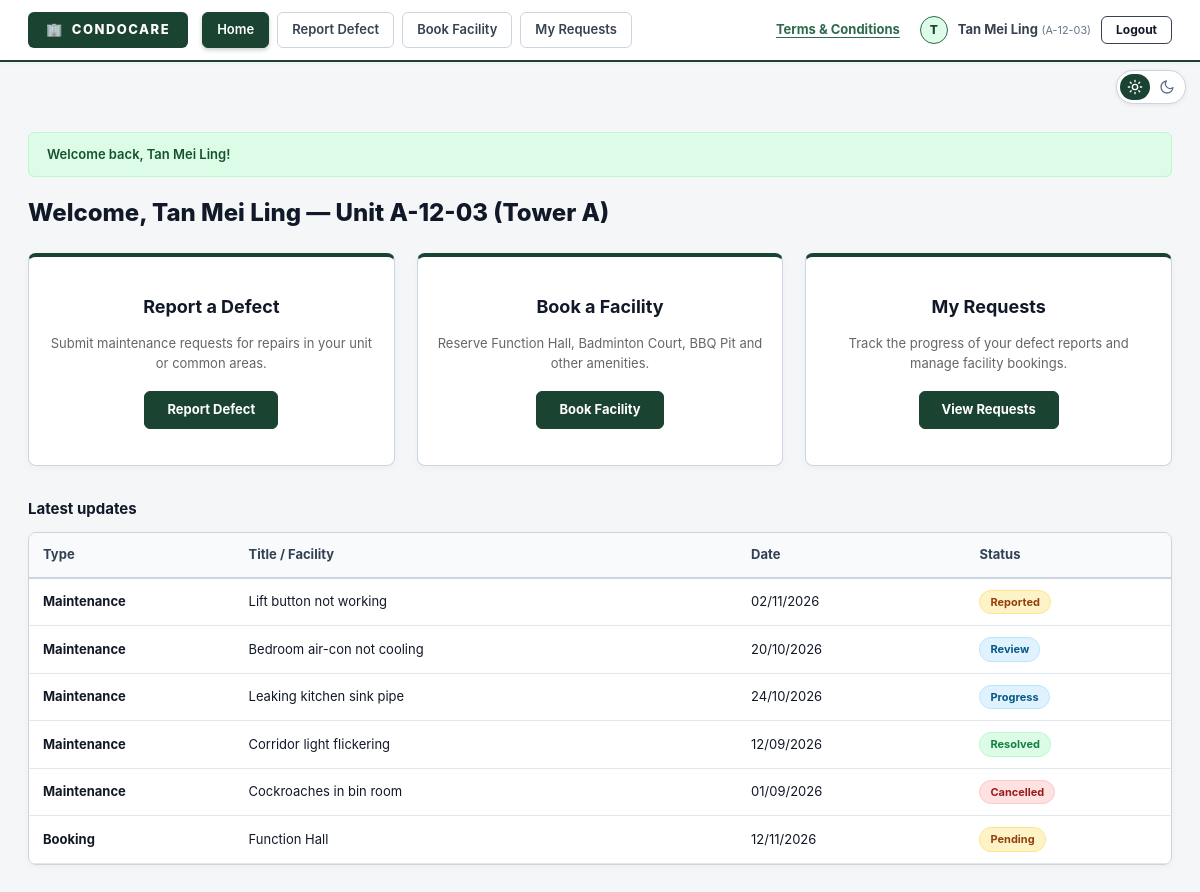
Page /resident-home.php (signed in) on the committed database.
### tables this page shows
CREATE TABLE `maintenance_requests` (
  `id` INT AUTO_INCREMENT PRIMARY KEY,
  `ticket_no` VARCHAR(25) NOT NULL UNIQUE,
  `resident_id` INT NOT NULL,
  `category` ENUM('Plumbing', 'Electrical', 'Air-con', 'Lift', 'Other') NOT NULL,
  `location_type` ENUM('My unit', 'Common area') NOT NULL DEFAULT 'My unit',
  `title` VARCHAR(150) NOT NULL,
  `description` TEXT NOT NULL,
  `urgency` ENUM('Low', 'Medium', 'High') NOT NULL DEFAULT 'Medium',
  `preferred_date` DATE NULL,
  `photo_path` VARCHAR(255) NULL,
  `technician_id` INT NULL,
  `status` ENUM('reported', 'review', 'progress', 'resolved', 'cancelled') NOT NULL DEFAULT 'reported',
  `admin_notes` TEXT NULL,
  `created_at` TIMESTAMP DEFAULT CURRENT_TIMESTAMP,
  `updated_at` TIMESTAMP DEFAULT CURRENT_TIMESTAMP ON UPDATE CURRENT_TIMESTAMP,
  CONSTRAINT `fk_request_resident` FOREIGN KEY (`resident_id`) REFERENCES `residents` (`id`) ON DELETE CASCADE,
  CONSTRAINT `fk_request_technician` FOREIGN KEY (`technician_id`) REFERENCES `technicians` (`id`) ON DELETE SET NULL
);

CREATE TABLE `bookings` (
  `id` INT AUTO_INCREMENT PRIMARY KEY,
  `booking_no` VARCHAR(25) NOT NULL UNIQUE,
  `resident_id` INT NOT NULL,
  `facility_id` INT NOT NULL,
  `booking_date` DATE NOT NULL,
  `start_hour` INT NOT NULL,
  `end_hour` INT NOT NULL,
  `total_amount` DECIMAL(8,2) NOT NULL DEFAULT 0.00,
  `remarks` TEXT NULL,
  `status` ENUM('pending', 'approved', 'cancelled', 'completed', 'rejected') NOT NULL DEFAULT 'pending',
  `created_at` TIMESTAMP DEFAULT CURRENT_TIMESTAMP,
  CONSTRAINT `fk_booking_resident` FOREIGN KEY (`resident_id`) REFERENCES `residents` (`id`) ON DELETE CASCADE,
  CONSTRAINT `fk_booking_facility` FOREIGN KEY (`facility_id`) REFERENCES `facilities` (`id`) ON DELETE RESTRICT
);

CREATE TABLE `facilities` (
  `id` INT AUTO_INCREMENT PRIMARY KEY,
  `name` VARCHAR(100) NOT NULL UNIQUE,
  `hourly_rate` DECIMAL(8,2) NOT NULL DEFAULT 0.00,
  `description` TEXT NULL,
  `open_hour` INT NOT NULL DEFAULT 8,
  `close_hour` INT NOT NULL DEFAULT 22,
  `status` ENUM('Available', 'Maintenance') NOT NULL DEFAULT 'Available'
);

### resident-home.php (the view, shortened to what this page needs)
<?php
require_once __DIR__ . '/config_db.php';
require_once __DIR__ . '/includes_auth.php';
$user = currentUser();
try {
    $stmtM = $pdo->prepare("
        SELECT 'Maintenance' AS item_type, title, preferred_date AS event_date, status, created_at
        FROM maintenance_requests
        WHERE resident_id = :rid
        ORDER BY created_at DESC LIMIT 5
    ");
    $stmtM->execute([':rid' => $user['res_id']]);
    $maintenanceList = $stmtM->fetchAll();
    $stmtB = $pdo->prepare("
        SELECT 'Booking' AS item_type, f.name AS title, b.booking_date AS event_date, b.status, b.created_at
        FROM bookings b
        JOIN facilities f ON b.facility_id = f.id
        WHERE b.resident_id = :rid
        ORDER BY b.created_at DESC LIMIT 5
    ");
    $stmtB->execute([':rid' => $user['res_id']]);
    $bookingsList = $stmtB->fetchAll();
    $allUpdates = array_merge($maintenanceList, $bookingsList);
    usort($allUpdates, function ($a, $b) {
        return strtotime($b['created_at']) - strtotime($a['created_at']);
    });
    $allUpdates = array_slice($allUpdates, 0, 6);
} catch (PDOException $e) {
    $allUpdates = [];
}
require_once __DIR__ . '/includes_header.php';
?>
<h1>Welcome, <?= e($user['name']) ?> &mdash; Unit <?= e($user['unit']) ?> (<?= e($user['tower']) ?>)</h1>
<div class="boxes">
  <div class="box">
    <h2>Report a Defect</h2>
    <p style="color:#666;font-size:13px;margin-bottom:18px;">Submit maintenance requests for repairs in your unit or common areas.</p>
    <a class="btn btn-dark btn-lg" href="report-defect.php">Report Defect</a>
  </div>
  <div class="box">
    <h2>Book a Facility</h2>
    <p style="color:#666;font-size:13px;margin-bottom:18px;">Reserve Function Hall, Badminton Court, BBQ Pit and other amenities.</p>
    <a class="btn btn-dark btn-lg" href="book-facility.php">Book Facility</a>
  </div>
  <div class="box">
    <h2>My Requests</h2>
    <p style="color:#666;font-size:13px;margin-bottom:18px;">Track the progress of your defect reports and manage facility bookings.</p>
    <a class="btn btn-dark btn-lg" href="my-requests-maintenance.php">View Requests</a>
  </div>
</div>
<p class="sub">Latest updates</p>
<div class="table-wrap">
  <table>
    <thead>
      <tr>
        <th style="width:18%;">Type</th>
        <th>Title / Facility</th>
        <th style="width:20%;">Date</th>
        <th style="width:18%;">Status</th>
      </tr>
    </thead>
    <tbody>
      <?php if (empty($allUpdates)): ?>
        <tr>
          <td colspan="4" style="text-align:center;padding:20px;color:#777;">No recent requests found. Use the buttons above to get started!</td>
        </tr>
      <?php else: ?>
        <?php foreach ($allUpdates as $item): ?>
          <tr>
            <td><strong><?= e($item['item_type']) ?></strong></td>
            <td><?= e($item['title']) ?></td>
            <td><?= e(formatDate($item['event_date'])) ?></td>
            <td><span class="status <?= strtolower(e($item['status'])) ?>"><?= e(ucfirst($item['status'])) ?></span></td>
          </tr>
        <?php endforeach; ?>
      <?php endif; ?>
    </tbody>
  </table>
</div>
<?php require_once __DIR__ . '/includes_footer.php'; ?>

### includes_header.php (shortened to what this page needs)
<?php
require_once __DIR__ . '/includes_auth.php';
$cur_user = currentUser();
$currentPage = basename($_SERVER['PHP_SELF']);
?>
<!doctype html>
<html lang="en">
<head>
  <link rel="stylesheet" href="comm_style.css?v=<?= @filemtime(__DIR__ . '/comm_style.css') ?: time() ?>">
</head>
<body>
<header class="topbar">
  <a href="<?= ($cur_user && $cur_user['role'] === 'admin') ? 'admin-dashboard.php' : 'resident-home.php' ?>" class="logo">
    <span>🏢</span> CONDOCARE
  </a>
  <nav class="nav">
    <?php if ($cur_user && $cur_user['role'] === 'admin'): ?>
      <a href="admin-dashboard.php" class="<?= in_array($currentPage, ['admin-dashboard.php']) ? 'active' : '' ?>">Dashboard</a>
      <a href="admin-maintenance.php" class="<?= in_array($currentPage, ['admin-maintenance.php']) ? 'active' : '' ?>">Maintenance</a>
      <a href="admin-bookings.php" class="<?= in_array($currentPage, ['admin-bookings.php']) ? 'active' : '' ?>">Bookings</a>
      <a href="admin-residents.php" class="<?= in_array($currentPage, ['admin-residents.php', 'admin-residents-add.php']) ? 'active' : '' ?>">Residents</a>
      <a href="admin-technicians.php" class="<?= in_array($currentPage, ['admin-technicians.php', 'admin-technicians-add.php']) ? 'active' : '' ?>">Technicians</a>
      <a href="admin-facilities.php" class="<?= in_array($currentPage, ['admin-facilities.php', 'admin-facilities-add.php']) ? 'active' : '' ?>">Facilities</a>
      <a href="admin-admins.php" class="<?= in_array($currentPage, ['admin-admins.php', 'admin-admins-add.php']) ? 'active' : '' ?>">Admins</a>
      <a href="admin-blacklist.php" class="<?= in_array($currentPage, ['admin-blacklist.php', 'admin-blacklist-add.php']) ? 'active' : '' ?>">Blacklist</a>
    <?php elseif ($cur_user && $cur_user['role'] === 'resident'): ?>
      <a href="resident-home.php" class="<?= in_array($currentPage, ['resident-home.php']) ? 'active' : '' ?>">Home</a>
      <a href="report-defect.php" class="<?= in_array($currentPage, ['report-defect.php']) ? 'active' : '' ?>">Report Defect</a>
      <a href="book-facility.php" class="<?= in_array($currentPage, ['book-facility.php']) ? 'active' : '' ?>">Book Facility</a>
      <a href="my-requests-maintenance.php" class="<?= in_array($currentPage, ['my-requests-maintenance.php', 'my-requests-bookings.php', 'edit-defect.php']) ? 'active' : '' ?>">My Requests</a>
    <?php endif; ?>
  </nav>
  <?php if ($cur_user): ?>
    <div class="user">
      <?php if ($cur_user['role'] === 'resident'): ?>
        <a href="terms.php" class="terms-tab <?= $currentPage === 'terms.php' ? 'active' : '' ?>" style="color:var(--primary-light, #2d6a4f);font-weight:700;font-size:13px;text-decoration:underline;text-underline-offset:3px;margin-right:10px;white-space:nowrap;background:none;border:none;box-shadow:none;padding:0;">Terms &amp; Conditions</a>
      <?php endif; ?>
      <span class="avatar"><?= strtoupper(substr($cur_user['name'], 0, 1)) ?></span>
      <span>
        <strong><?= e($cur_user['name']) ?></strong>
        <small style="color:#64748b;">(<?= e($cur_user['role'] === 'resident' ? $cur_user['unit'] : $cur_user['staff_id']) ?>)</small>
      </span>
      <a class="btn" href="logout.php">Logout</a>
    </div>
  <?php else: ?>
    <div class="user">
      <a class="btn btn-dark" href="login.php">Login</a>
    </div>
  <?php endif; ?>
</header>
<div class="theme-toggle" role="group" aria-label="Colour theme">
  <button type="button" id="themeLight" aria-label="Light mode" title="Light mode">
    <svg viewBox="0 0 24 24" fill="none" stroke="currentColor" stroke-width="2" stroke-linecap="round" stroke-linejoin="round"><circle cx="12" cy="12" r="4"/><path d="M12 2v2M12 20v2M4.9 4.9l1.4 1.4M17.7 17.7l1.4 1.4M2 12h2M20 12h2M4.9 19.1l1.4-1.4M17.7 6.3l1.4-1.4"/></svg>
  </button>
  <button type="button" id="themeDark" aria-label="Dark mode" title="Dark mode">
    <svg viewBox="0 0 24 24" fill="none" stroke="currentColor" stroke-width="2" stroke-linecap="round" stroke-linejoin="round"><path d="M21 12.8A9 9 0 1 1 11.2 3a7 7 0 0 0 9.8 9.8z"/></svg>
  </button>
</div>
<main class="wrap">
  <?= renderFlashes() ?>

### includes_auth.php (shortened to what this page needs)
<?php
function isLoggedIn(): bool {
    return isset($_SESSION['user_id']) && !empty($_SESSION['user_id']);
}
function currentUser(): ?array {
    return [
        'id'        => $_SESSION['user_id'],
        'email'     => $_SESSION['user_email'] ?? '',
        'name'      => $_SESSION['user_name'] ?? '',
        'role'      => $_SESSION['user_role'] ?? '',
        'unit'      => $_SESSION['resident_unit'] ?? '',
        'tower'     => $_SESSION['resident_tower'] ?? '',
        'res_id'    => $_SESSION['resident_id'] ?? null,
        'admin_id'  => $_SESSION['admin_id'] ?? null,
        'staff_id'  => $_SESSION['admin_staff_id'] ?? '',
    ];
}
function renderFlashes(): string {
    $html = '';
    foreach ($_SESSION['flashes'] as $f) {
        $type = htmlspecialchars($f['type']);
        $msg  = htmlspecialchars($f['message']);
        $cls  = ($type === 'success') ? 'banner-success' : (($type === 'error') ? 'banner-error' : 'banner-info');
        $html .= "<div class=\"flash-banner {$cls}\">{$msg}</div>";
    }
    return $html;
}
function e(?string $str): string {
    return htmlspecialchars($str ?? '', ENT_QUOTES, 'UTF-8');
}
function formatDate(?string $date): string {
    $t = strtotime($date);
    return $t ? date('d/m/Y', $t) : $date;
}

### includes_footer.php (shortened to what this page needs)
</main>
</body>
</html>

### comm_style.css (style rules this page uses)
:root { --primary: #1b4332; --primary-hover: #123023; --primary-light: #2d6a4f; --primary-mint: #dcfce7; --primary-tint: #ecfdf5; --dark: #111827; --dark-surface: #1f2937; --gray-bg: #f4f6f8; --gray-card: #ffffff; --gray-border: #cbd5e1; --gray-border-dark: #374151; --gray-text: #4b5563; --gray-heading: #111827; --danger: #dc2626; --danger-hover: #b91c1c; --success: #15803d; --warning: #b45309; }
* { box-sizing:border-box }
body { margin:0; font-family:-apple-system,BlinkMacSystemFont,"Segoe UI",Roboto,Helvetica,Arial,sans-serif; font-size:14px; color:var(--dark); background:var(--gray-bg); line-height:1.5; }
a { color:inherit;text-decoration:none }
.topbar { display:flex; align-items:center; gap:14px; padding:12px 28px; border-bottom:2px solid var(--primary); background:#ffffff; box-shadow:0 1px 4px rgba(0,0,0,0.04); flex-wrap:wrap; }
.logo { background:var(--primary); color:#ffffff; padding:8px 18px; font-size:13px; font-weight:800; letter-spacing:1.5px; border-radius:6px; display:inline-flex; align-items:center; gap:8px; transition:background .2s; }
.nav { display:flex; gap:8px; flex:1; flex-wrap:wrap; }
.nav a { border:1px solid var(--gray-border); border-radius:6px; padding:7px 14px; font-size:13px; font-weight:600; background:#ffffff; color:#374151; transition:all .15s ease-in-out; }
.nav a.active { background:var(--primary); color:#ffffff; border-color:var(--primary); box-shadow:0 2px 4px rgba(27,67,50,0.25); }
.user { display:flex; align-items:center; gap:10px; font-size:13px; color:#374151; }
.avatar { width:28px; height:28px; border:1.5px solid var(--primary-light); border-radius:50%; background:var(--primary-mint); color:var(--primary); display:inline-flex; align-items:center; justify-content:center; font-weight:800; font-size:12px; }
.wrap { max-width:1200px; margin:0 auto; padding:28px 28px 56px; }
h1 { margin:0 0 16px; font-size:24px; font-weight:800; color:var(--gray-heading); }
.flash-banner { padding:12px 18px; margin-bottom:18px; border-radius:6px; font-size:13px; font-weight:600; display:flex; align-items:center; justify-content:space-between; }
.banner-success { background:var(--primary-mint);color:#14532d;border:1px solid #bbf7d0 }
.btn { display:inline-block; border:1.5px solid var(--gray-border-dark); border-radius:6px; background:#ffffff; color:var(--dark); padding:6px 14px; font-size:12px; font-weight:700; text-decoration:none; cursor:pointer; line-height:1.2; text-align:center; transition:all .15s ease-in-out; }
.btn-dark { background:var(--primary); color:#ffffff; border-color:var(--primary); }
.btn-lg { padding:10px 22px;font-size:13px }
.table-wrap { overflow-x:auto; background:#ffffff; border:1.5px solid var(--gray-border); border-radius:8px; box-shadow:0 2px 6px rgba(0,0,0,0.03); }
table { width:100%; border-collapse:collapse; font-size:13px; }
th { background:#f8fafc; text-align:left; padding:12px 14px; border-bottom:2px solid var(--gray-border); font-weight:700; color:#334155; }
td { padding:11px 14px; border-bottom:1px solid #e2e8f0; vertical-align:middle; }
.status { display:inline-block; padding:3px 10px; border-radius:12px; font-size:11px; font-weight:700; text-transform:capitalize; }
.status.reported,.status.pending { background:#fef3c7; color:#92400e; border:1px solid #fde68a; }
.status.review,.status.progress { background:#e0f2fe; color:#075985; border:1px solid #bae6fd; }
.status.resolved,.status.approved,.status.completed { background:#dcfce7; color:#15803d; border:1px solid #bbf7d0; }
.status.cancelled,.status.rejected { background:#fee2e2; color:#991b1b; border:1px solid #fecaca; }
.boxes { display:grid; grid-template-columns:repeat(3,1fr); gap:22px; margin:22px 0 32px; }
.box { border:1.5px solid var(--gray-border); border-top:4px solid var(--primary); background:#ffffff; text-align:center; padding:36px 18px; border-radius:8px; box-shadow:0 3px 10px rgba(0,0,0,0.03); transition:all .2s ease-in-out; }
.box h2 { margin:0 0 14px; font-size:18px; color:var(--gray-heading); }
.sub { font-weight:700; margin:0 0 12px; font-size:15px; color:var(--gray-heading); }
.terms-tab { white-space:nowrap; display:inline-block; border:1px solid var(--gray-border); border-radius:6px; padding:7px 14px; font-size:13px; font-weight:600; background:#ffffff; color:#374151; margin-right:6px; transition:all .15s ease-in-out; }

### rows in the picture
maintenance_requests: item_type "Maintenance", title "Lift button not working", preferred_date "02/11/2026", status "Reported"
maintenance_requests: item_type "Maintenance", title "Bedroom air-con not cooling", preferred_date "20/10/2026", status "Review"
maintenance_requests: item_type "Maintenance", title "Leaking kitchen sink pipe", preferred_date "24/10/2026", status "Progress"
maintenance_requests: item_type "Maintenance", title "Corridor light flickering", preferred_date "12/09/2026", status "Resolved"
maintenance_requests: item_type "Maintenance", title "Cockroaches in bin room", preferred_date "01/09/2026", status "Cancelled"
bookings: item_type "Booking", facility.name "Function Hall", booking_date "12/11/2026", status "Pending"

### other values in the picture
substr($cur_user['name'], 0, 1) "T"
$cur_user['name'] "Tan Mei Ling"
$msg "Welcome back, Tan Mei Ling!"
$user['name'] "Tan Mei Ling"
$user['unit'] "A-12-03"
$user['tower'] "Tower A"
